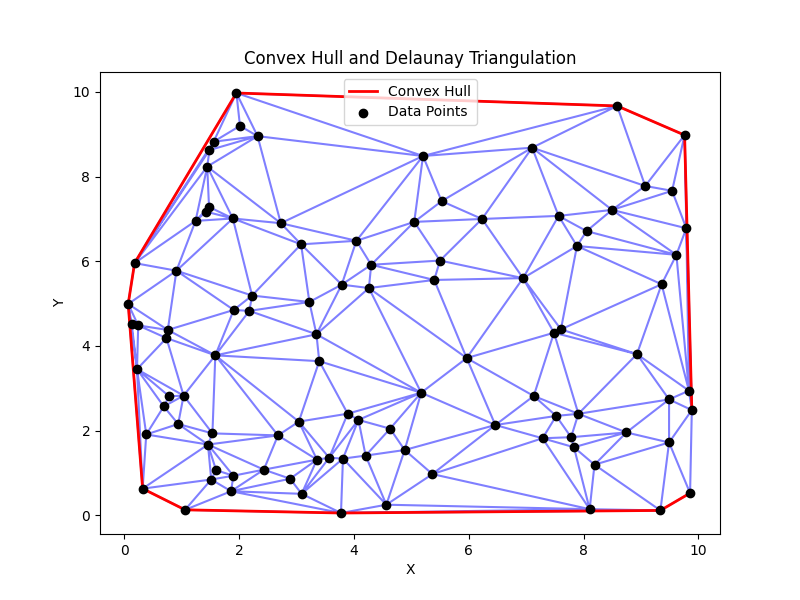

Generate this figure with Python:
import matplotlib.pyplot as plt
from scipy.spatial import ConvexHull, Delaunay
import numpy as np
import matplotlib.colors as mcolors

# Load the data using np.loadtxt
data = np.loadtxt('mesh.dat', skiprows=1)

# Extract the x and y coordinates
points = data

# Generate the convex hull
hull = ConvexHull(points)

# Generate the Delaunay triangulation
triangulation = Delaunay(points)

# Plot the convex hull
plt.figure(figsize=(8, 6))

# Plot the Delaunay triangulation
plt.triplot(points[:, 0], points[:, 1], triangulation.simplices, color='blue', alpha=0.5)

# Plot the convex hull
plt.plot(points[hull.vertices, 0], points[hull.vertices, 1], 'r-', lw=2, label='Convex Hull')

# Scatter plot the points
plt.scatter(points[:, 0], points[:, 1], color='black', zorder=5, label='Data Points')

# Adding labels and title
plt.xlabel('X')
plt.ylabel('Y')
plt.title('Convex Hull and Delaunay Triangulation')
plt.legend()

# Show the plot
plt.savefig("point_cloud_triangulation.png")

